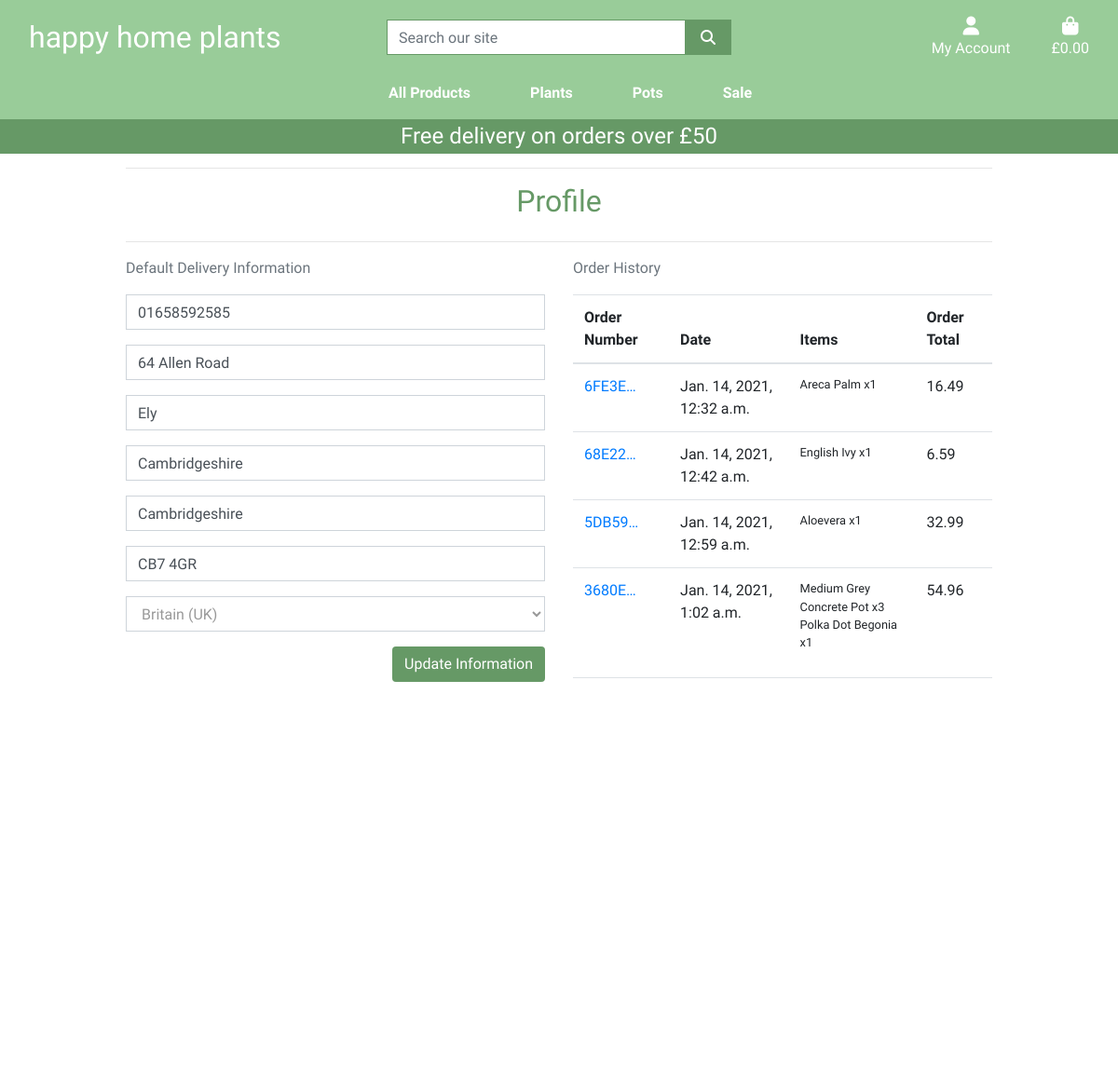
/profile/ (signed in), run on the app's committed database.
### profiles/models.py (models this page shows, shortened)
class UserProfile(models.Model):
    user = models.OneToOneField(User, on_delete=models.CASCADE)
    default_phone_number = models.CharField(max_length=20, null=True, blank=True)
    default_street_address1 = models.CharField(max_length=50, null=True, blank=True)
    default_street_address2 = models.CharField(max_length=50, null=True, blank=True)
    default_town_or_city = models.CharField(max_length=40, null=True, blank=True)
    default_county = models.CharField(max_length=80, null=True, blank=True)
    default_postcode = models.CharField(max_length=20, null=True, blank=True)
    default_country = CountryField(blank_label='Country', null=True, blank=True)

### checkout/models.py (models this page shows, shortened)
class Order(models.Model):
    order_number = models.CharField(max_length=32, null=False, editable=False)
    user_profile = models.ForeignKey(UserProfile, on_delete=models.SET_NULL,
                                     null=True, blank=True, related_name="orders")
    full_name = models.CharField(max_length=50, null=False, blank=False)
    email = models.EmailField(max_length=254, null=False, blank=False)
    phone_number = models.CharField(max_length=20, null=False, blank=False)
    country = CountryField(blank_label='Country *', null=False, blank=False)
    postcode = models.CharField(max_length=20, null=True, blank=True)
    town_or_city = models.CharField(max_length=40, null=False, blank=False)
    street_address1 = models.CharField(max_length=50, null=False, blank=False)
    street_address2 = models.CharField(max_length=50, null=True, blank=True)
    county = models.CharField(max_length=80, null=True, blank=True)
    date = models.DateTimeField(auto_now_add=True)
    delivery_cost = models.DecimalField(max_digits=6, decimal_places=2, null=False, default=0)
    order_total = models.DecimalField(max_digits=10, decimal_places=2, null=False, default=0)
    grand_total = models.DecimalField(max_digits=10, decimal_places=2, null=False, default=0)
    original_basket = models.TextField(null=False, blank=False, default='')
    stripe_pid = models.CharField(max_length=254, null=False, blank=False, default='')

class OrderLineItem(models.Model):
    order = models.ForeignKey(Order, null=False, blank=False, on_delete=models.CASCADE, related_name='lineitems')
    product = models.ForeignKey(Product, null=False, blank=False, on_delete=models.CASCADE)
    quantity = models.IntegerField(null=False, blank=False, default=0)
    lineitem_total = models.DecimalField(max_digits=6, decimal_places=2, null=False, blank=False, editable=False)

### products/models.py (models this page shows, shortened)
class Product(models.Model):
    category = models.ForeignKey(
        'Category', null=True, blank=True, on_delete=models.SET_NULL)
    name = models.CharField(max_length=254)
    friendly_name = models.CharField(max_length=254, null=True, blank=True)
    alternate_name = models.CharField(max_length=254, blank=True)
    price = models.DecimalField(max_digits=6, decimal_places=2)
    description = models.TextField()
    image = models.ImageField(null=True, blank=True)
    image_url = models.URLField(max_length=1024, null=True, blank=True)
    height = models.CharField(max_length=4, null=True, blank=True)

### profiles/views.py (the view)
# urls.py: path('profile/', include('profiles.urls')),
@login_required
def profile(request):
    profile = get_object_or_404(UserProfile, user=request.user)
    if request.method == 'POST':
        form = UserProfileForm(request.POST, instance=profile)
        if form.is_valid():
            form.save()
            messages.success(request, 'Profile updated successfully')
        else:
            messages.error(
                request, 'Update failed. Please ensure form is valid.')
    else:
        form = UserProfileForm(instance=profile)
    orders = profile.orders.all()
    template = 'profiles/profile.html'
    context = {
        'form': form,
        'orders': orders,
        'on_profile_page': True
    }
    return render(request, template, context)

### profiles/forms.py
class UserProfileForm(forms.ModelForm):
    class Meta:
        model = UserProfile
        exclude = ('user',)
    def __init__(self, *args, **kwargs):
        super().__init__(*args, **kwargs)
        placeholders = {
            'default_phone_number': 'Phone Number',
            'default_postcode': 'Postal Code',
            'default_town_or_city': 'Town or City',
            'default_street_address1': 'Street Address 1',
            'default_street_address2': 'Street Address 2',
            'default_county': 'County, State or Locality',
        }
        self.fields['default_phone_number'].widget.attrs['autofocus'] = True
        for field in self.fields:
            if field != 'default_country':
                if self.fields[field].required:
                    placeholder = f'{placeholders[field]} *'
                else:
                    placeholder = placeholders[field]
                self.fields[field].widget.attrs['placeholder'] = placeholder
            self.fields[field].widget.attrs['class'] = 'border-black rounded-0 profile-form-input'
            self.fields[field].label = False

### basket/contexts.py (called while the page is built, shortened)
def basket_contents(request):
    basket_items = []
    total = 0
    product_count = 0
    basket = request.session.get('basket', {})
    if total < settings.FREE_DELIVERY_THRESHOLD:
        delivery = total * Decimal(settings.STANDARD_DELIVERY_PERCENTAGE / 100)
        free_delivery_delta = settings.FREE_DELIVERY_THRESHOLD - total
    else:
        delivery = 0
        free_delivery_delta = 0
    grand_total = delivery + total
    context = {
        'basket_items': basket_items,
        'total': total,
        'product_count': product_count,
        'delivery': delivery,
        'free_delivery_delta': free_delivery_delta,
        'free_delivery_threshold': settings.FREE_DELIVERY_THRESHOLD,
        'grand_total': grand_total,
    }
    return context

### profiles/templates/profiles/profile.html (shortened to what this page needs)
{% extends "base.html" %}
{% load static %}
{% block extra_css %}
    <link rel="stylesheet" href="{% static 'profiles/css/profile.css' %}">
{% endblock %}
{% block page_header %}
    <div class="container header-container">
    </div>
{% endblock %}
{% block content %}
    <div class="overlay"></div>
    <div class="container">
        <div class="row">
            <div class="col">
                <hr>
                <h2 class="text-darkgreen mb-4 text-center">Profile</h2>
                <hr>
            </div>
        </div>
        <div class="row">
            <div class="col-12 col-lg-6">
                <p class="text-muted">Default Delivery Information</p>
                <form class="mt-3" action="{% url 'profile' %}" method="POST" id="profile-update-form">
                    {{ form|crispy }}
                    <button class="btn btn-green float-right">Update Information</button>
                </form>
            </div>
            <div class="col-12 col-lg-6">
                <p class="text-muted">Order History</p>
                <div class="order-history table-responsive">
                    <table class="table table-sm-table-borderless">
                        <thead>
                            <tr>
                                <th>Order Number</th>
                                <th>Date</th>
                                <th>Items</th>
                                <th>Order Total</th>
                            </tr>
                        </thead>
                        <tbody>
                            {% for order in orders %}
                                <tr>
                                    <td>
                                        <a href="{% url 'order_history' order.order_number %}">
                                            {{ order.order_number|truncatechars:6 }}
                                        </a>
                                    </td>
                                    <td>
                                        {{ order.date }}
                                    </td>
                                    <td>
                                        <ul class="list-unstyled">
                                            {% for item in order.lineitems.all %}
                                                <li class="small">
                                                    {{ item.product.friendly_name }} x{{ item.quantity }}
                                                </li>
                                            {% endfor %}
                                        </ul>
                                    </td>
                                    <td>
                                        {{ order.grand_total }}
                                    </td>
                                </tr>
                            {% endfor %}
                        </tbody>
                    </table>
                </div>
            </div>
        </div>
{% endblock %}]

### static/css/base.css (style rules this page uses)
html { height: 100%; }
body { background: url('/media/background-image-happy-home-plants.jpeg') no-repeat center center fixed; background-size: cover; height: calc(100vh - 164px); color: #555; font-family: 'Didact Gothic', sans-serif; }
.text-darkgreen { color: #669966; }
.overlay { height: 100%; width: 100%; top: 0; left: 0; position: fixed; background: white; z-index: -1; }
.btn-green { background: #669966; color: white; }
@media (min-width: 1200px) { .container { max-width: 80%; } }
@media (min-width: 992px) { .header-container { padding-top: 164px; } }

### profiles/static/profiles/css/profile.css (style rules this page uses)
.order-history { max-height: 416px; overflow-y: auto; }
#profile-update-form input::placeholder { color: #999; }
#id_default_country, #id_default_country option:not(:first-child) { color: #999; }

### data on the page
UserProfile: default_phone_number "01658592585", default_street_address1 "64 Allen Road", default_street_address2 "Ely", default_town_or_city "Cambridgeshire", default_county "Cambridgeshire", default_postcode "CB7 4GR", default_country "Britain (UK)"
Order: order_number "6FE3E…", date "Jan. 14, 2021, 12:32 a.m.", grand_total "16.49"
OrderLineItem: product.friendly_name "Areca Palm", quantity "1"
Order: order_number "68E22…", date "Jan. 14, 2021, 12:42 a.m.", grand_total "6.59"
OrderLineItem: product.friendly_name "English Ivy", quantity "1"
Order: order_number "5DB59…", date "Jan. 14, 2021, 12:59 a.m.", grand_total "32.99"
OrderLineItem: product.friendly_name "Aloevera", quantity "1"
Order: order_number "3680E…", date "Jan. 14, 2021, 1:02 a.m.", grand_total "54.96"
OrderLineItem: product.friendly_name "Medium Grey Concrete Pot", quantity "3"
OrderLineItem: product.friendly_name "Polka Dot Begonia", quantity "1"

### other printed values
{{ free_delivery_threshold }} "50"
